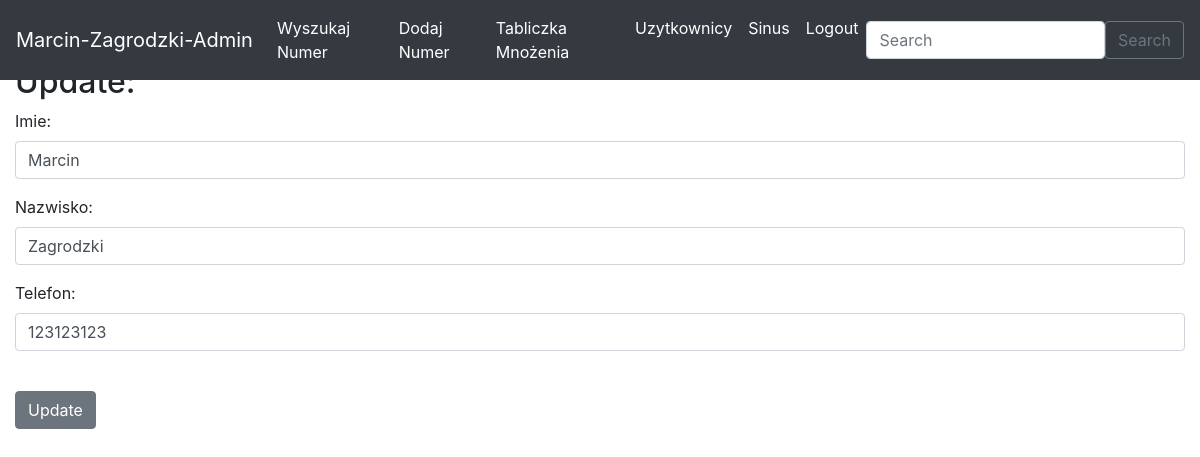
The app's page /update_ksiazka/3 (signed in), older data.
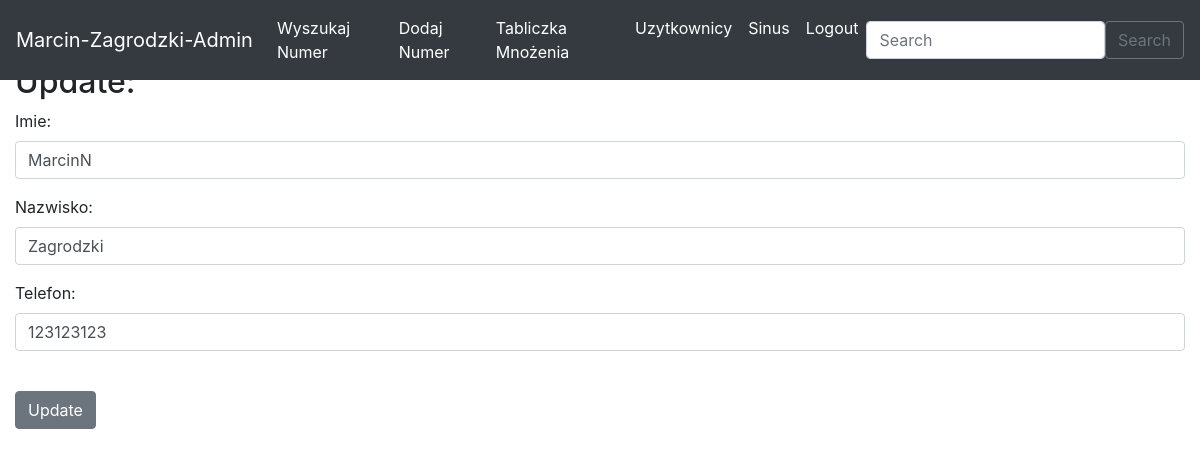
The same page, newer data.
### main/models.py (models this page shows, shortened)
class Ksiazka(models.Model):
    imie = models.CharField(max_length=30, unique=False)
    nazwisko = models.TextField(max_length=30, blank=True, null=True)
    telefon = models.CharField(null=False, blank=False, unique=True, max_length=9)
    data_dodania = models.DateTimeField(auto_now_add=True, blank=True, null=True)
    updated = models.DateTimeField(auto_now=True, blank=True, null=True)

### main/views.py (the view)
# urls.py: path("update_ksiazka/<ksiazka_id>", views.update_ksiazka, name="update_ksiazka"),
def update_ksiazka(request, ksiazka_id):
    ksiazka = Ksiazka.objects.get(pk=ksiazka_id)
    form = AddKsiazka(request.POST or None, instance=ksiazka)
    if form.is_valid():
        update_logiczne = form.save(commit=False)
        update_logiczne.save()
        return redirect("browse")
    context = {
        'ksiazka': ksiazka,
        'form': form,
    }
    return render(request, "main/update_ksiazka.html", context)

### main/forms.py
class AddKsiazka(ModelForm):
    class Meta:
        model = Ksiazka
        fields = ('imie', 'nazwisko', 'telefon',)
        labels = {
        }
        widgets = {
            'imie': forms.TextInput(attrs={'class':'form-control'}),
            'nazwisko': forms.TextInput(attrs={'class':'form-control'}),
            'telefon': forms.TextInput(attrs={'class':'form-control'}),
        }

### main/templates/main/update_ksiazka.html (shortened to what this page needs)
{% extends 'main/base.html' %}
{% block content %}
<br><br>
<div>
<h2> Update:</h2>
<form action="" method="POST">
    {{ form.as_p }}
    <br>
    <input type="submit" value="Update" class="btn btn-secondary">
</form>
</div>
{% endblock %}

Row changes from the older to the newer data that the page shows:
changed Ksiazka "Zagrodzki": imie "Marcin" → "MarcinN"
